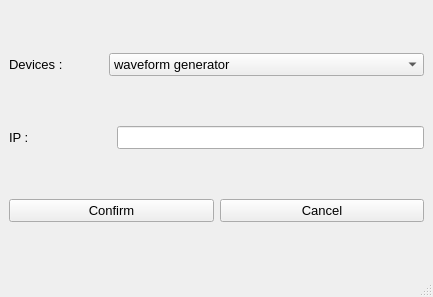
<?xml version="1.0" encoding="UTF-8"?>
<ui version="4.0">
 <class>DeviceMenu</class>
 <widget class="QMainWindow" name="DeviceMenu">
  <property name="geometry">
   <rect>
    <x>0</x>
    <y>0</y>
    <width>433</width>
    <height>297</height>
   </rect>
  </property>
  <property name="font">
   <font>
    <pointsize>10</pointsize>
   </font>
  </property>
  <property name="windowTitle">
   <string>Device menu</string>
  </property>
  <widget class="QWidget" name="centralwidget">
   <layout class="QVBoxLayout" name="verticalLayout">
    <item>
     <layout class="QHBoxLayout" name="horizontalLayout_3">
      <item>
       <widget class="QLabel" name="label_2">
        <property name="text">
         <string>Devices :</string>
        </property>
       </widget>
      </item>
      <item>
       <spacer name="horizontalSpacer_2">
        <property name="orientation">
         <enum>Qt::Horizontal</enum>
        </property>
        <property name="sizeType">
         <enum>QSizePolicy::Fixed</enum>
        </property>
        <property name="sizeHint" stdset="0">
         <size>
          <width>40</width>
          <height>20</height>
         </size>
        </property>
       </spacer>
      </item>
      <item>
       <widget class="QComboBox" name="comboBox">
        <property name="sizePolicy">
         <sizepolicy hsizetype="Expanding" vsizetype="Fixed">
          <horstretch>0</horstretch>
          <verstretch>0</verstretch>
         </sizepolicy>
        </property>
        <item>
         <property name="text">
          <string>waveform generator</string>
         </property>
        </item>
        <item>
         <property name="text">
          <string>multimeter</string>
         </property>
        </item>
       </widget>
      </item>
     </layout>
    </item>
    <item>
     <layout class="QHBoxLayout" name="horizontalLayout">
      <item>
       <widget class="QLabel" name="label">
        <property name="text">
         <string>IP :</string>
        </property>
       </widget>
      </item>
      <item>
       <spacer name="horizontalSpacer">
        <property name="orientation">
         <enum>Qt::Horizontal</enum>
        </property>
        <property name="sizeType">
         <enum>QSizePolicy::Fixed</enum>
        </property>
        <property name="sizeHint" stdset="0">
         <size>
          <width>82</width>
          <height>20</height>
         </size>
        </property>
       </spacer>
      </item>
      <item>
       <widget class="QLineEdit" name="lineEdit"/>
      </item>
     </layout>
    </item>
    <item>
     <layout class="QHBoxLayout" name="horizontalLayout_2">
      <item>
       <widget class="QPushButton" name="pushButton_2">
        <property name="text">
         <string>Confirm</string>
        </property>
       </widget>
      </item>
      <item>
       <widget class="QPushButton" name="pushButton_3">
        <property name="text">
         <string>Cancel</string>
        </property>
       </widget>
      </item>
     </layout>
    </item>
   </layout>
  </widget>
  <widget class="QMenuBar" name="menubar">
   <property name="geometry">
    <rect>
     <x>0</x>
     <y>0</y>
     <width>433</width>
     <height>29</height>
    </rect>
   </property>
  </widget>
  <widget class="QStatusBar" name="statusbar"/>
 </widget>
 <resources/>
 <connections/>
</ui>
